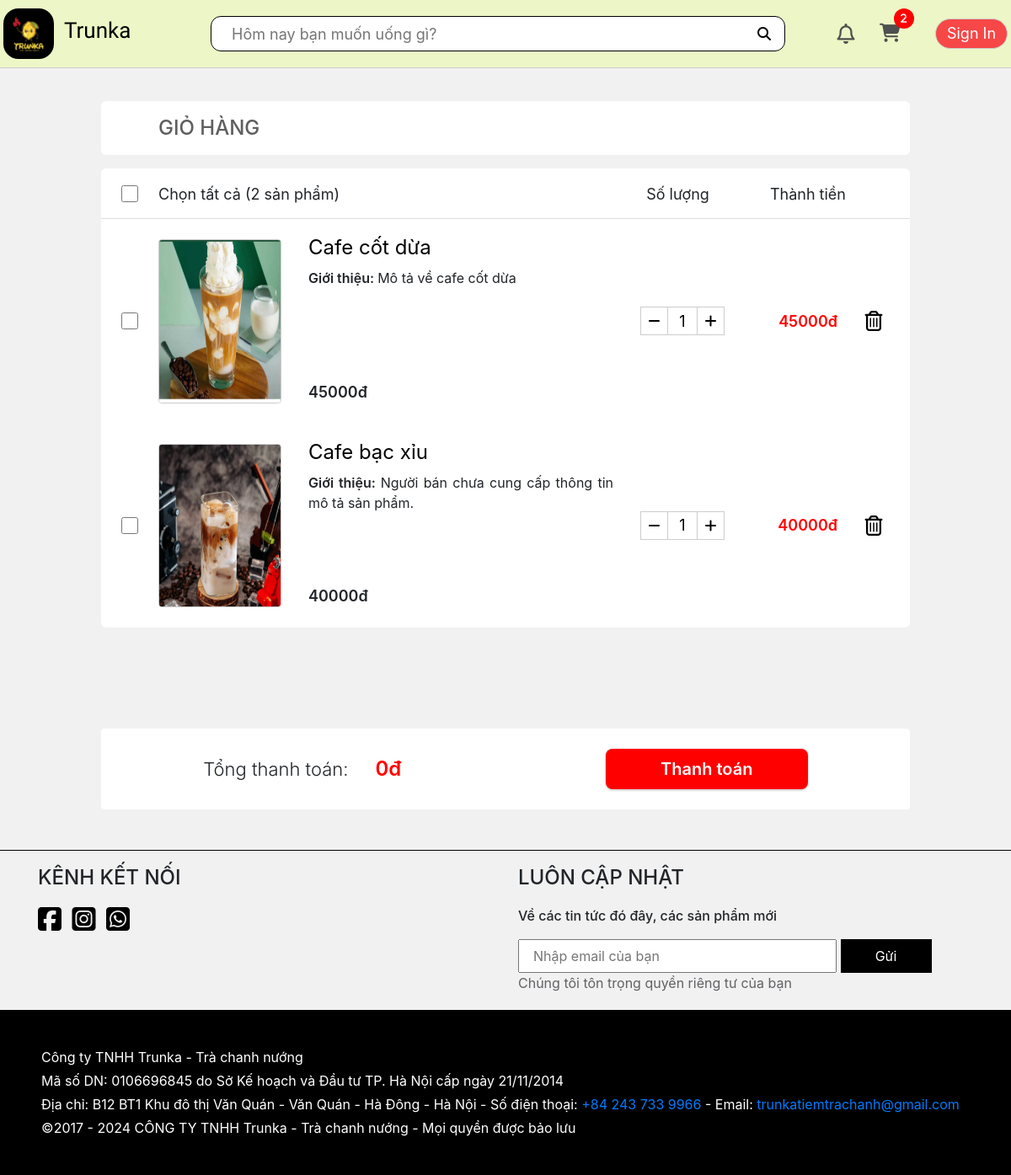
The page /cart/ (signed in) on the database its author committed.
### app/models.py (models this page shows, shortened)
class Cart(models.Model):
    customer = models.OneToOneField(User, on_delete=models.CASCADE, blank=True, null=True)
    def getCartItemsAmount(self):
        cartItems = self.cartitem_set.all()
        total = sum([item.quantity for item in cartItems])
        return total

class CartItem(models.Model):
    product = models.ForeignKey(Product, on_delete=models.SET_NULL, blank=True, null=True)
    cart = models.ForeignKey(Cart, on_delete=models.SET_NULL, blank=True, null=True)
    quantity = models.IntegerField(default=0, null=True, blank=True)
    dateAdded = models.DateTimeField(auto_now_add=True)
    @property
    def get_total(self):
        return self.product.price * self.quantity

class Product(models.Model):
    name = models.CharField(max_length=100, null=True)
    price = models.IntegerField()
    cost = models.IntegerField(default=0)
    description = models.CharField(default='Người bán chưa cung cấp thông tin mô tả sản phẩm.', max_length=3000, null=True, blank=True)
    image = models.ImageField(upload_to='product', null=True, blank=True)
    imageURL = models.URLField(null=True, blank=True)
    slugName = models.SlugField(unique=True, null=True, blank=True)
    CATEGORY_CHOICES = [
        ('category0', 'Trà hoa quả'),
        ('category1', 'Cafe'),
        ('category2', 'Trà sữa'),
        ('category3', 'Trà ô long'),
        ('category4', 'Sữa chua'),
        ('category5', 'Đồ đá xay'),
        ('category6', 'Đồ ăn vặt'),
    ]
    category = models.CharField(
        max_length=30,
        choices=CATEGORY_CHOICES,
        default='category0',
    )

### app/views.py (the view)
# urls.py: path('cart/', views.cart, name='cart'),
def cart(request):
    if request.user.is_authenticated:
        customer = request.user
        cart, created = Cart.objects.get_or_create(customer=customer)
        cartItems = cart.cartitem_set.all()
    else:
        customer = None
        cartItems = []
        cart = {'getCartItemsAmount': 0}
    context = {'cartItems': cartItems, 'cart': cart}
    return render(request, 'app/cart.html', context)

### app/models.py (called while the page is built)
    @property
    def avatarURL(self):
        url = '/static/app/images/avatar-icon.png'
        try:
            url = self.avatar.url
        except:
            url = '/static/app/images/avatar-icon.png'
        return url

### app/templates/app/cart.html (shortened to what this page needs)
{% extends 'app/base.html' %}
{% load static %}
{% block title %}
    <link rel="stylesheet" href="{% static 'app/css/cart.css' %}"/>
{% endblock title %}
{% block content %}
    <div class="content__cart">
        <div class="cart__header">
            <h4 class="cart__heading">GIỎ HÀNG</h4>
        </div>
        <div class="nav">
            <div class="nav__select">
                <input id="selectAllProducts" class="nav__select-checkbox" type="checkbox">
                <div class="nav__select-heading">Chọn tất cả <span>({{cart.getCartItemsAmount}} sản phẩm)</span></div>
            </div>
            <div class="nav__item pc tablet">Số lượng</div>
            <div class="nav__item pc tablet">Thành tiền</div>
        </div>
        <div class="list-product">
            {% for item in cartItems %}
                <div class="product">
                    <input class="product__select" type="checkbox">
                    <div class="wrapper">
                        <div class="product__img">
                            <a href="{% url 'product' item.product.slugName %}">
                                <img style="width: 100%; height: 100%;" src="{{item.product.imageURL}}" alt="">
                            </a>
                        </div>
                        <div class="product__info">
                            <div class="decription">
                                <div>
                                    <div class="decription__heading"><a href="{% url 'product' item.product.slugName %}">{{item.product.name}}</a></div>
                                    <div class="pc">
                                        <p class="decription__intro"><span style="display: inline;">Giới thiệu:   </span>{{item.product.description}}</p>
                                    </div>
                                </div>
                                <div class="decription__price">{{item.product.price}}đ {% if item.product.cost != 0 %}<del>{{item.product.cost}} đ</del>{% endif %}</div>
                            </div>
                            <div class="details">
                                <div class="details__quantity">
                                    <button type="button" data-product="{{item.product.id}}" data-action="remove" class="add-to-cart details__quantity-button">
                                        <i class="fa-solid fa-minus"></i>
                                    </button>
                                    <input type="text" class="details__quantity-input" value="{{item.quantity}}">
                                    <button type="button" data-product="{{item.product.id}}" data-action="add" class="add-to-cart details__quantity-button">
                                        <i class="fa-solid fa-plus"></i>
                                    </button>
                                </div>
                                <div class="details__price pc tablet">
                                    <span class="product-total-price">{{item.get_total}}đ</span>
                                </div>
                                <button type="button" class="details__del add-to-cart" data-product="{{item.product.id}}" data-action="delete">
                                    <i class="fa-regular fa-trash-can"></i>
                                </button>
                            </div>
                        </div>
                    </div>
                </div>
            {% endfor %}
        </div>
    </div>
    <div class="cart__payment">
        <div class="total__price">
            <div class="total__price-heading">Tổng thanh toán:</div>
            <span id="total-price">0đ</span>
        </div>
        <button type="button" id="payment-link-btn" class="payment__link">Thanh toán</button>
    </div>
{% endblock content %}

### app/templates/app/base.html (shortened to what this page needs)
{% load static %}
<!DOCTYPE html>
<html lang="en">
<head>
    {% block title %}{% endblock title %}
    <link rel="stylesheet" href="https://cdn.jsdelivr.net/npm/bootstrap@4.0.0/dist/css/bootstrap.min.css">
    <link rel="stylesheet" href="https://cdnjs.cloudflare.com/ajax/libs/font-awesome/6.4.2/css/all.min.css">
    <link rel="stylesheet" href="{% static 'app/css/reset.css' %}"/>
    <link rel="stylesheet" href="{% static 'app/css/base.css' %}"/>
    <link rel="stylesheet" href="{% static 'app/css/responsive.css' %}"/>
</head>
<body>
    <header>
        <div class="header">
            <div class="nav grid">
                <div class="nav__logo">
                    <a href="{% url 'home' %}" class="logo-link">
                        <img class="logo-link__icon pc" src="{% static 'app/images/trunka-logo.jpg' %}" alt="">
                        <h2 class="logo-link__heading">Trunka</h2>
                    </a>
                </div>
                <div class="nav__search">
                    <input id="search-input" class="search__input tablet pc" type="text" placeholder="Hôm nay bạn muốn uống gì?">
                    <button id="search-button" type="button" class="search__btn">
                        <i class="fa-solid fa-magnifying-glass"></i>
                    </button>
                </div>
                <div class="nav__notify pc tablet">
                    <div class="nav__notify-icon">
                        <a href="{% url 'notifications' %}" class="nav__notify-link">
                            <i class="fa-regular fa-bell"></i>
                        </a>
                    </div>
                </div>
                <div class="nav__cart pc tablet">
                    <a href="{% url 'cart' %}" class="nav__cart-link">
                        <i class="fa-solid fa-cart-shopping"><div class="nav__cart-quantity">{{cart.getCartItemsAmount}}</div></i>
                    </a>
                </div>
                <div class="nav__user">
                    <button type="button" id="sign-btn" class="sign-btn">Sign In</button>
                </div>
            </div>
        </div>
    </header>
    {% block content %}{% endblock content %}
    {% block footer %}
    <div class="footer mt-3">
        <div class="footer__box container">
            <div class="row">
                <div class="col-xl-6 footer__box-contact">
                    <h4 class="footer__box-title">Kênh kết nối</h4>
                    <div class="footer__box-contact-link">
                        <a href="https://www.facebook.com/TrunkaTiemTraChanh" class="">
                            <i class="fa-brands fa-square-facebook"></i>
                        </a>
                        <a href="" class="">
                            <i class="fa-brands fa-square-instagram"></i>
                        </a>
                        <a href="" class="">
                            <i class="fa-brands fa-square-whatsapp"></i>
                        </a>
                    </div>
                </div>
                <div class="col-xl-6 footer__box-input">
                    <h4 class="footer__box-title">Luôn cập nhật</h4>
                    <p>Về các tin tức đó đây, các sản phẩm mới</p>
                    <form action="" class="footer__box-input-form">
                        <input type="text" class="footer__box-input-form-input" placeholder="Nhập email của bạn" required>
                        <button class="footer__box-input-form-btn">Gửi</button>
                        <span>Chúng tôi tôn trọng quyền riêng tư của bạn</span>
                    </form>
                </div>
            </div>
        </div>
        <div class="footer__infomation">
            <div class="container">
                <p>Công ty TNHH Trunka - Trà chanh nướng</p>
                <p>Mã số DN: 0106696845 do Sở Kế hoạch và Đầu tư TP. Hà Nội cấp ngày 21/11/2014</p>
                <p>Địa chỉ: B12 BT1 Khu đô thị Văn Quán - Văn Quán - Hà Đông - Hà Nội - Số điện thoại: <a href="tel:+84 243 733 9966">+84 243 733 9966</a> - Email: <a href="mailto:trunkatiemtrachanh@gmail.com">trunkatiemtrachanh@gmail.com</a></p>
                <p>©2017 - 2024 CÔNG TY TNHH Trunka - Trà chanh nướng - Mọi quyền được bảo lưu</p>
            </div>
        </div>
    </div>
    {% endblock footer %}
</body>
</html>

### app/static/app/css/cart.css (style rules this page uses)
html { scroll-behavior: smooth; }
.content__cart { width: 960px; max-width: 100%; margin: 120px auto; border-radius: 6px; overflow: hidden; }
.content__cart .cart__header { font-size: 20px; font-weight: 300; color: #5f5f5f; width: 100%; height: 64px; border-radius: 6px; background-color: #fff; }
.content__cart .cart__heading { margin-left: 68px; line-height: 64px; }
.content__cart .nav { margin-top: 16px; width: 100%; height: 60px; border-top-left-radius: 6px; border-top-right-radius: 6px; background-color: #fff; display: flex; align-items: center; justify-content: space-between; border-bottom: 1px solid #ddd; }
.content__cart .nav__select { flex: 1; display: flex; align-items: center; height: inherit; }
.content__cart .nav__select-checkbox { float: left; width: 20px; height: 20px; margin: 0 24px; cursor: pointer; }
.content__cart .nav__select-heading { font-size: 18px; }
.content__cart .nav .nav__item { padding: 0 12px; font-size: 18px; }
.content__cart .nav .nav__item:last-child { margin: 0 64px 0 48px; }
.content__cart .list-product { width: 100%; background-color: #fff; }
.content__cart .product { display: flex; align-items: center; justify-content: space-between; padding: 24px 0; }
.content__cart .product a { color: #000; text-decoration: none; }
.content__cart .product .product__select { width: 20px; height: 20px; margin: 0 24px; cursor: pointer; }
.content__cart .product .wrapper { flex: 1; display: flex; justify-content: space-between; }
.content__cart .product .product__img { width: 146px; max-width: 25%; }
.content__cart .product .product__img img { width: 100%; aspect-ratio: 3/4; border-radius: 4px; border: 1px solid #ccc; }
.content__cart .product .product__info { flex: 1; display: flex; justify-content: space-between; }
.content__cart .product .decription { padding: 0 32px; flex: 1; display: flex; flex-direction: column; justify-content: space-between; }
.content__cart .decription span { font-size: 16px; font-weight: 600; line-height: 24px; }
.content__cart .decription .decription__intro { display: -webkit-inline-box; -webkit-line-clamp: 2; -webkit-box-orient: vertical; overflow: hidden; text-overflow: ellipsis; margin-bottom: 20px; text-align: justify; line-height: 24px; }
.content__cart .product .decription__heading { line-height: 20px; text-align: justify; margin-bottom: 12px; }
.content__cart .product .decription__heading a { font-size: 24px; }
.content__cart .product .decription__price { font-size: 18px; font-weight: 600; }
.content__cart .product .details { width: 50%; max-width: 320px; display: flex; align-items: center; justify-content: space-between; }
.content__cart .product .details__quantity { width: 100px; border: 1px solid #ccc; display: flex; }
.content__cart .product .details__quantity-button { width: 32px; height: 32px; border: none; background-color: transparent; cursor: pointer; }
.content__cart .product .details__quantity-input { width: 36px; height: 32px; border: 1px solid #ccc; border-top: none; border-bottom: none; text-align: center; font-size: 18px; }
.content__cart .product .details__price { flex: 1; text-align: end; font-size: 18px; font-weight: 600; color: #ff0000; }
.content__cart .product .details__del { margin: 0 24px; width: 38px; height: 32px; border: none; background: none; }
.content__cart .product .details__del i { font-size: 24px; cursor: pointer; }
.cart__payment { width: 960px; max-width: 100%; border-radius: 4px; background-color: #fff; margin: 0 auto; margin-bottom: 48px; display: flex; align-items: center; justify-content: space-around; }
.cart__payment .total__price { display: flex; align-items: center; }
.cart__payment .total__price-heading { font-size: 22px; font-weight: 300; }
.cart__payment .total__price span { margin-left: 32px; font-size: 24px; font-weight: 600; color: #ff0000; }
.cart__payment .payment__link { width: 240px; height: 48px; margin: 24px 0; background-color: #ff0000; border: none; border-radius: 8px; box-shadow: 0 1px 2px 1px #d8d8d8; color: #fff; font-size: 20px; font-weight: 600; cursor: pointer; }

### app/static/app/css/responsive.css (style rules this page uses)
.pc, .tablet, .mobile { display: none; }
@media only screen and (min-width: 1024px) { .pc { display: block; } }

### rows shown on the page
Cart: getCartItemsAmount "2"
CartItem: product.imageURL (picture), product.name "Cafe cốt dừa", product.description "Mô tả về cafe cốt dừa", product.price "45000", quantity "1", get_total "45000"
CartItem: product.imageURL (picture), product.name "Cafe bạc xỉu", product.description "Người bán chưa cung cấp thông tin mô tả sản phẩm.", product.price "40000", quantity "1", get_total "40000"
